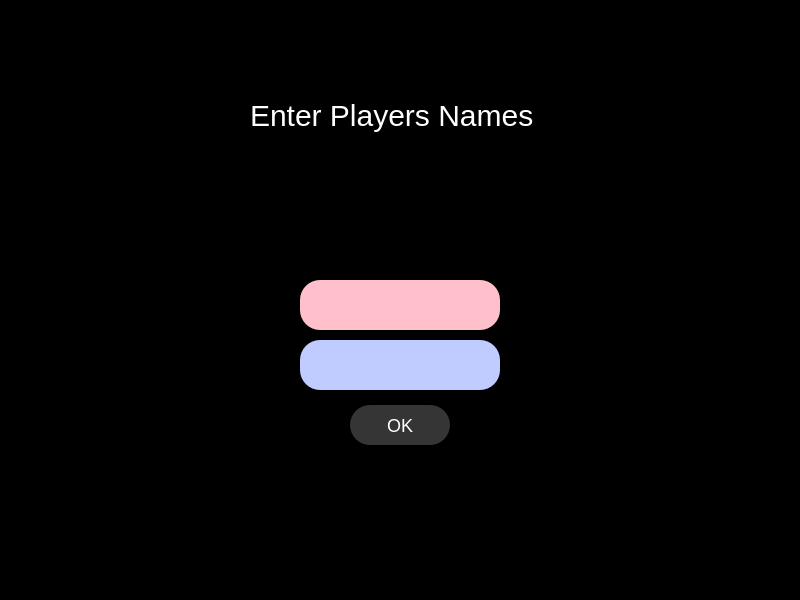
<?xml version="1.0" encoding="UTF-8"?>
<ui version="4.0">
 <class>Dialog</class>
 <widget class="QDialog" name="Dialog">
  <property name="geometry">
   <rect>
    <x>0</x>
    <y>0</y>
    <width>800</width>
    <height>600</height>
   </rect>
  </property>
  <property name="windowTitle">
   <string>Dialog</string>
  </property>
  <property name="windowIcon">
   <iconset resource="pozadina.qrc">
    <normaloff>:/pozadina.png</normaloff>:/pozadina.png</iconset>
  </property>
  <property name="styleSheet">
   <string notr="true">background-color: rgb(0, 0, 0);</string>
  </property>
  <widget class="QLineEdit" name="Player1">
   <property name="geometry">
    <rect>
     <x>300</x>
     <y>280</y>
     <width>200</width>
     <height>50</height>
    </rect>
   </property>
   <property name="styleSheet">
    <string notr="true">background-color: pink;
color: black;
font: 18px;
border-radius: 20px;
 qproperty-alignment: AlignCenter;</string>
   </property>
  </widget>
  <widget class="QLineEdit" name="Player2">
   <property name="geometry">
    <rect>
     <x>300</x>
     <y>340</y>
     <width>200</width>
     <height>50</height>
    </rect>
   </property>
   <property name="styleSheet">
    <string notr="true">background-color: #c0cbff;
color: black;
font: 18px;
border-radius: 20px;
 qproperty-alignment: AlignCenter;</string>
   </property>
  </widget>
  <widget class="QPushButton" name="pushButton">
   <property name="geometry">
    <rect>
     <x>350</x>
     <y>405</y>
     <width>100</width>
     <height>40</height>
    </rect>
   </property>
   <property name="styleSheet">
    <string notr="true">background-color: rgb(53, 53, 53);
color: white;
font: 18px;
border-radius: 20px;</string>
   </property>
   <property name="text">
    <string>OK</string>
   </property>
  </widget>
  <widget class="QLabel" name="label">
   <property name="geometry">
    <rect>
     <x>250</x>
     <y>80</y>
     <width>300</width>
     <height>70</height>
    </rect>
   </property>
   <property name="styleSheet">
    <string notr="true">qproperty-alignment: AlignCenter;
font: 30px;
color:white;</string>
   </property>
   <property name="text">
    <string>Enter Players Names</string>
   </property>
  </widget>
  <widget class="QLabel" name="slika">
   <property name="geometry">
    <rect>
     <x>0</x>
     <y>0</y>
     <width>791</width>
     <height>551</height>
    </rect>
   </property>
   <property name="text">
    <string/>
   </property>
   <property name="pixmap">
    <pixmap resource="pozadina.qrc">:/pozadina.png</pixmap>
   </property>
  </widget>
  <zorder>slika</zorder>
  <zorder>Player1</zorder>
  <zorder>Player2</zorder>
  <zorder>pushButton</zorder>
  <zorder>label</zorder>
 </widget>
 <resources>
  <include location="pozadina.qrc"/>
 </resources>
 <connections/>
</ui>
